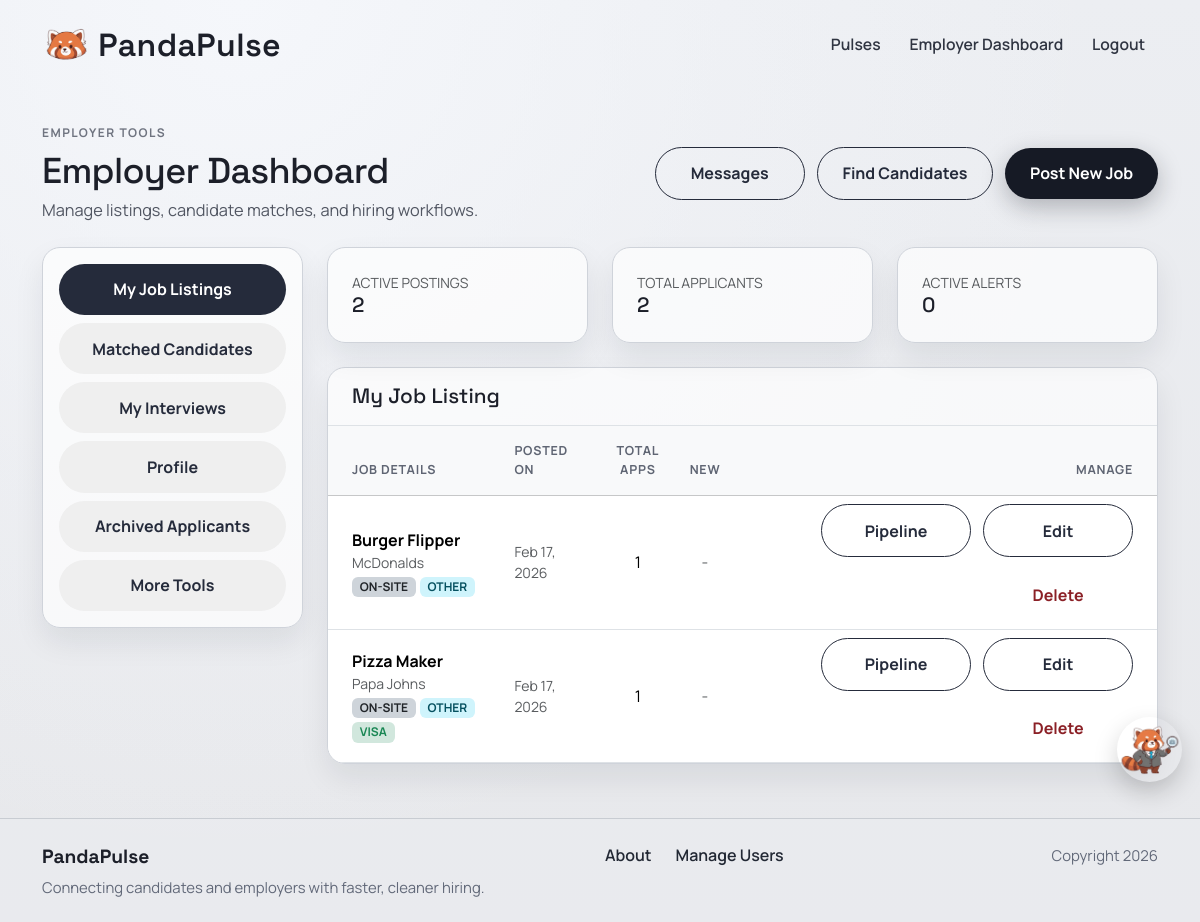
Page /jobposts/dashboard/ (signed in) on the committed database.
### jobposts/models.py (models this page shows, shortened)
class JobPost(models.Model):
    COMPANY_SIZE_CHOICES = [
        ("small", "Small (1-50)"),
        ("mid_size", "Mid-size (51-500)"),
        ("large", "Large (501-5,000)"),
        ("fortune_500", "Fortune 500"),
        ("startup", "Startup"),
        ("enterprise", "Enterprise"),
        ("other", "Other"),
    ]
    owner = models.ForeignKey(
        settings.AUTH_USER_MODEL,
        on_delete=models.CASCADE,
        related_name='job_posts',
        null=True,
        blank=True,
    )
    title = models.CharField(max_length=200)
    company = models.CharField(max_length=150)
    location = models.CharField(max_length=150)
    pay_range = models.CharField(max_length=100)
    skills = models.CharField(max_length=300, blank=True)
    salary_min = models.IntegerField(null=True, blank=True)
    salary_max = models.IntegerField(null=True, blank=True)
    WORK_SETTING_CHOICES = [
        ("remote", "Remote"),
        ("onsite", "On-site"),
        ("hybrid", "Hybrid"),
    ]
    work_setting = models.CharField(max_length=20, choices=WORK_SETTING_CHOICES, default="onsite")
    company_size = models.CharField(max_length=20, choices=COMPANY_SIZE_CHOICES, default="other")
    visa_sponsorship = models.BooleanField(default=False)
    description = models.TextField()
    created_at = models.DateTimeField(auto_now_add=True)

### jobposts/views.py (the view)
# urls.py: path('dashboard/', views.dashboard, name='jobposts.dashboard'),
@login_required
def dashboard(request):
    enforce_employer_response_deadline()
    auto_archive_old_rejections()
    profile = request.user.profile
    context = {}
    if profile.account_type == Profile.AccountType.APPLICANT:
        recommendations = get_job_recommendations(profile)
        apps = request.user.application_set.all()
        apps_sent_count = apps.count()
        success_count = apps.filter(status__in=['offer', 'closed']).count()
        context.update({
            'recommendations': recommendations,
            'skills': profile.skills,
            'apps_sent_count': apps_sent_count,
            'success_count': success_count,
            'recent_applications': apps.select_related('job').order_by('-applied_at')[:5],
            'archived_rejected_applications': apps.filter(
                status='rejected',
                archived_by_applicant=True,
            ).select_related('job').order_by('-rejected_at', '-applied_at')[:5],
        })
    elif profile.account_type == Profile.AccountType.EMPLOYER:
        my_jobs = JobPost.objects.filter(owner=request.user).annotate(
            total_apps=Count('applications'),
            new_apps=Count(
                'applications',
                filter=Q(applications__status='applied')
            )
        ).order_by('-created_at')
        overall_total = sum(job.total_apps for job in my_jobs)
        employer_jobs = list(my_jobs)
        def _skill_set(raw_value):
            if not raw_value:
                return set()
            return {token.strip().lower() for token in raw_value.split(",") if token.strip()}
        applied_pairs = set(
            Application.objects.filter(job__owner=request.user).values_list("user_id", "job_id")
        )
        job_skill_sets = [(job, _skill_set(job.skills)) for job in employer_jobs]
        candidate_matches = []
        applicant_profiles = Profile.objects.filter(
            account_type=Profile.AccountType.APPLICANT,
            visible_to_recruiters=True,
        ).select_related("user").order_by("user__username")
        for candidate in applicant_profiles:
            candidate_skills = _skill_set(candidate.skills)
            if not candidate_skills:
                continue
            best_job = None
            best_score = 0
            for job, job_skills in job_skill_sets:
                if (candidate.user_id, job.id) in applied_pairs:
                    continue
                score = len(candidate_skills.intersection(job_skills))
                if score > best_score:
                    best_score = score
                    best_job = job
            if best_job:
                candidate_matches.append({
                    "candidate": candidate,
                    "job": best_job,
                    "score": best_score,
                })
        saved_searches = request.user.saved_searches.all()
        context.update({
            'jobs': my_jobs,
            'overall_total': overall_total,
            'saved_searches': saved_searches,
            'matched_candidates': candidate_matches,
            'archived_rejected_applicants': Application.objects.filter(
                job__owner=request.user,
                status='rejected',
                archived_by_employer=True,
            ).select_related('job', 'user').order_by('-rejected_at', '-applied_at')[:5],
        })
        context.update(
            get_employer_interview_context(
                request.user,
                month_key=request.GET.get("interview_month"),
            )
        )
    return render(request, 'jobposts/dashboard.html', context)

### accounts/context_processors.py (called while the page is built)
def can_post_job(request):
    if not request.user.is_authenticated:
        return {"can_post_job": False}
    is_employer = Profile.objects.filter(
        user=request.user,
        account_type=Profile.AccountType.EMPLOYER,
    ).exists()
    return {"can_post_job": is_employer}

### accounts/models.py (called while the page is built)
    @property
    def profile_picture_or_default_url(self):
        if self.profile_picture:
            return self.profile_picture.url
        return f"{settings.MEDIA_URL}profile_pics/default-icon.png"

### apply/services.py (called while the page is built)
def auto_archive_old_rejections():
    cutoff = timezone.now() - timedelta(days=30)
    stale_rejections = Application.objects.filter(
        status="rejected",
    ).filter(
        Q(rejected_at__lte=cutoff) | Q(rejected_at__isnull=True, applied_at__lte=cutoff)
    )
    stale_rejections.update(
        archived_by_applicant=True,
        archived_by_employer=True,
    )

def enforce_employer_response_deadline():
    cutoff = timezone.now() - timedelta(days=30)
    overdue = Application.objects.filter(
        status__in=["applied", "review", "interview", "offer"],
    ).filter(
        Q(responded_at__lte=cutoff) | Q(responded_at__isnull=True, applied_at__lte=cutoff)
    )
    overdue.update(
        status="rejected",
        rejected_at=timezone.now(),
        auto_rejected_for_timeout=True,
    )

### interviews/services.py (called while the page is built)
def _month_anchor(raw_value):
    if raw_value:
        try:
            parsed = datetime.strptime(raw_value, "%Y-%m")
            return parsed.year, parsed.month
        except ValueError:
            pass
    now = timezone.localtime()
    return now.year, now.month

def _base_interview_queryset():
    return InterviewSlot.objects.select_related("application", "application__job", "application__user", "employer", "applicant")

def get_employer_interview_context(user, month_key=None, post_data=None):
    scheduled = _base_interview_queryset().filter(employer=user, status=InterviewSlot.Status.BOOKED).order_by("start_at")
    open_slots = _base_interview_queryset().filter(employer=user, status=InterviewSlot.Status.OPEN).order_by("start_at")
    form = InterviewSlotProposalForm(post_data or None, employer=user)
    return {
        "scheduled_interviews": scheduled,
        "open_interview_slots": open_slots,
        "interview_proposal_form": form,
        "interview_calendar": build_calendar_data(scheduled, month_key=month_key),
    }

### jobposts/templates/jobposts/dashboard.html (shortened to what this page needs)
{% extends "base.html" %}
{% block content %}
<section class="page-shell">
  <div class="container">
    {% if user.profile.account_type == 'EMPLOYER' %}
    <div class="d-flex justify-content-between align-items-center mb-4 flex-wrap gap-3">
      <div>
        <p class="page-kicker mb-2">Employer tools</p>
        <h1 class="page-title page-title-sm mb-1">Employer Dashboard</h1>
        <p class="page-copy mb-0">Manage listings, candidate matches, and hiring workflows.</p>
      </div>
      <div class="form-actions">
        <a href="{% url 'messaging:inbox' %}" class="secondary-btn">Messages</a>
        <a href="{% url 'accounts.candidate_search' %}" class="secondary-btn">Find Candidates</a>
        <a href="{% url 'jobposts.create' %}" class="primary-btn border-0">Post New Job</a>
      </div>
    </div>
    <div class="row g-4 align-items-start">
      <div class="col-lg-3">
        <div class="surface-card applicant-nav-card p-3">
          <div class="nav flex-column nav-pills gap-2" id="employer-dashboard-nav" role="tablist" aria-orientation="vertical">
            <button class="secondary-btn border-0 text-start active" id="emp-listings-btn" data-bs-toggle="pill" data-bs-target="#emp-listings" type="button" role="tab" aria-controls="emp-listings" aria-selected="true">
              My Job Listings
            </button>
            <button class="secondary-btn border-0 text-start" id="emp-matches-btn" data-bs-toggle="pill" data-bs-target="#emp-matches" type="button" role="tab" aria-controls="emp-matches" aria-selected="false">
              Matched Candidates
            </button>
            <button class="secondary-btn border-0 text-start" id="emp-interviews-btn" data-bs-toggle="pill" data-bs-target="#emp-interviews" type="button" role="tab" aria-controls="emp-interviews" aria-selected="false">
              My Interviews
            </button>
            <button class="secondary-btn border-0 text-start" id="emp-profile-btn" data-bs-toggle="pill" data-bs-target="#emp-profile" type="button" role="tab" aria-controls="emp-profile" aria-selected="false">
              Profile
            </button>
            <button class="secondary-btn border-0 text-start" id="emp-archived-btn" data-bs-toggle="pill" data-bs-target="#emp-archived" type="button" role="tab" aria-controls="emp-archived" aria-selected="false">
              Archived Applicants
            </button>
            <button class="secondary-btn border-0 text-start" id="emp-tools-btn" data-bs-toggle="pill" data-bs-target="#emp-tools" type="button" role="tab" aria-controls="emp-tools" aria-selected="false">
              More Tools
            </button>
          </div>
        </div>
      </div>
      <div class="col-lg-9">
        <div class="tab-content vstack gap-4" id="employer-dashboard-content">
          <div class="tab-pane fade show active" id="emp-listings" role="tabpanel" aria-labelledby="emp-listings-btn" tabindex="0">
            <div class="row g-4 mb-4">
              <div class="col-md-4"><div class="surface-card h-100"><div class="text-uppercase small text-muted">Active Postings</div><h3 class="surface-title mb-0">{{ jobs.count }}</h3></div></div>
              <div class="col-md-4"><div class="surface-card h-100"><div class="text-uppercase small text-muted">Total Applicants</div><h3 class="surface-title mb-0">{{ overall_total|default:'0' }}</h3></div></div>
              <div class="col-md-4"><div class="surface-card h-100"><div class="text-uppercase small text-muted">Active Alerts</div><h3 class="surface-title mb-0">{{ saved_searches.count|default:'0' }}</h3></div></div>
            </div>
            <div class="surface-card p-0 overflow-hidden">
              <div class="px-4 py-3 border-bottom"><h3 class="surface-title mb-0">My Job Listing</h3></div>
              <div class="table-responsive">
                <table class="table table-hover align-middle mb-0 job-table">
                  <thead class="table-light"><tr><th class="ps-4 py-3">Job Details</th><th class="py-3">Posted On</th><th class="py-3 text-center">Total Apps</th><th class="py-3 text-center">New</th><th class="py-3 text-end pe-4">Manage</th></tr></thead>
                  <tbody>
                    {% for job in jobs %}
                    <tr>
                      <td class="ps-4 py-3">
                        <div class="fw-bold">{{ job.title }}</div>
                        <div class="small text-muted">{{ job.company }}</div>
                        <div class="mt-1 d-flex flex-wrap gap-1">
                          <span class="badge bg-dark-subtle text-dark text-uppercase">{{ job.get_work_setting_display }}</span>
                          <span class="badge bg-info-subtle text-info-emphasis text-uppercase">{{ job.get_company_size_display }}</span>
                          {% if job.visa_sponsorship %}
                            <span class="badge bg-success-subtle text-success text-uppercase">Visa</span>
                          {% endif %}
                        </div>
                      </td>
                      <td class="small text-muted">{{ job.created_at|date:'M d, Y' }}</td>
                      <td class="text-center">{{ job.total_apps }}</td>
                      <td class="text-center">{% if job.new_apps > 0 %}<span class="badge bg-success-subtle text-success">{{ job.new_apps }} New</span>{% else %}<span class="text-muted">-</span>{% endif %}</td>
                      <td class="text-end pe-4"><div class="form-actions justify-content-end"><a href="{% url 'apply:employer_pipeline' job.id %}" class="secondary-btn">Pipeline</a><a href="{% url 'jobposts.edit' job.id %}" class="secondary-btn">Edit</a><form action="{% url 'jobposts.delete' job.id %}" method="POST" onsubmit="return confirm('Delete this listing?');">{% csrf_token %}<button type="submit" class="danger-btn border-0">Delete</button></form></div></td>
                    </tr>
                    {% empty %}
                    <tr><td colspan="5" class="text-center py-5 text-muted">No active job posts yet.</td></tr>
                    {% endfor %}
                  </tbody>
                </table>
              </div>
            </div>
          </div>
        </div>
      </div>
    </div>
    {% endif %}
  </div>
</section>
{% endblock %}

### project2/static/css/style.css (style rules this page uses)
:root { --bg-base: #e7e8eb; --ink: #1c1f29; --ink-muted: #515662; --line: #c3c8d0; --panel: #9fc3df; --panel-2: #c8deef; }
* { box-sizing: border-box; }
body { margin: 0; min-height: 100vh; font-family: "Manrope", sans-serif; color: var(--ink); background: radial-gradient(circle at 20% 0%, #f5f7fb 0%, rgba(245, 247, 251, 0.3) 38%, transparent 65%), linear-gradient(180deg, #eceef2 0%, var(--bg-base) 100%); }
.primary-btn, .secondary-btn, .danger-btn { display: inline-flex; align-items: center; justify-content: center; text-decoration: none; border-radius: 999px; font-weight: 700; padding: 0.85rem 1.55rem; min-width: 158px; transition: transform 0.22s ease, box-shadow 0.22s ease, background 0.22s ease; }
.primary-btn { background: #161a25; color: #fff; box-shadow: 0 8px 24px rgba(22, 26, 37, 0.28); }
.secondary-btn { border: 1.3px solid #252b3b; color: #252b3b; }
.danger-btn { border: 1.3px solid #8b2026; color: #8b2026; background: transparent; }
.nav-pills .secondary-btn.active, .nav-pills .secondary-btn[aria-selected="true"] { background: #252b3b; color: #fff; border-color: #252b3b; }
.page-shell { padding: 2.1rem 0 3.4rem; }
.page-title { font-family: "Space Grotesk", sans-serif; font-size: clamp(2rem, 4.8vw, 3.2rem); letter-spacing: -0.02em; margin-bottom: 0.7rem; }
.page-title-sm { font-size: clamp(1.65rem, 3.5vw, 2.25rem); }
.page-kicker { text-transform: uppercase; letter-spacing: 0.12em; font-size: 0.75rem; font-weight: 700; color: #6f7480; }
.page-copy { color: var(--ink-muted); font-size: 1.02rem; line-height: 1.6; }
.surface-card { background: rgba(255, 255, 255, 0.68); border: 1px solid #cfd3da; border-radius: 18px; padding: 1.5rem; box-shadow: 0 14px 30px rgba(18, 23, 36, 0.08); }
.surface-title { font-family: "Space Grotesk", sans-serif; font-size: 1.3rem; margin-bottom: 0.55rem; }
.form-actions { display: flex; gap: 0.75rem; align-items: center; flex-wrap: wrap; }
.form-actions .primary-btn, .form-actions .secondary-btn, .form-actions .danger-btn { min-width: 150px; }
.job-table thead th { font-size: 0.78rem; text-transform: uppercase; letter-spacing: 0.06em; color: #5f6573; }

### project2/static/mascot/panda.css (style rules this page uses)
:root { --panda-size: 65px; --panda-z: 9999; --panda-shadow: 0 10px 25px rgba(0,0,0,.18); --panda-gap: 10px; --panda-bubble-bg: rgba(0,0,0,.82); --panda-bubble-color: #fff; --panda-bubble-radius: 12px; --panda-bubble-font: 12px; --panda-bubble-pad-y: 10px; --panda-bubble-pad-x: 30px; --panda-bubble-maxw: 350px; }

### rows in the picture
JobPost: title "Burger Flipper", company "McDonalds", work_setting "ON-SITE", company_size "OTHER", created_at "Feb 17, 2026", total_apps "1"
JobPost: title "Pizza Maker", company "Papa Johns", work_setting "ON-SITE", company_size "OTHER", visa_sponsorship "VISA", created_at "Feb 17, 2026", total_apps "1"

### other values in the picture
{{ jobs.count }} "2"
{{ overall_total|default:'0' }} "2"
{{ saved_searches.count|default:'0' }} "0"
